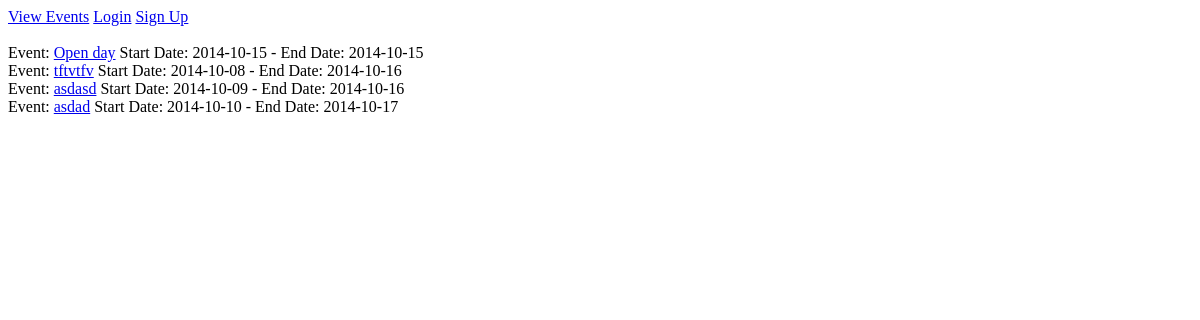
Page /home.php on the earlier database version.
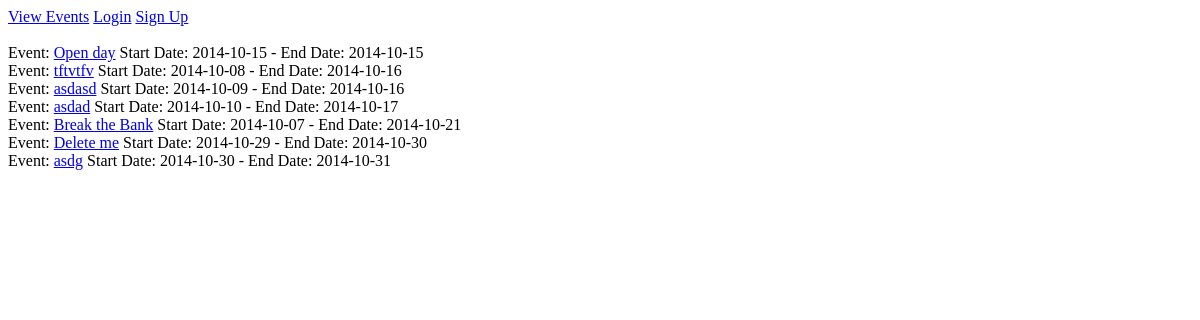
Same page on the later database version.
### tables this page shows
CREATE TABLE IF NOT EXISTS `event` (
  `eventID` int(10) NOT NULL AUTO_INCREMENT,
  `name` varchar(20) NOT NULL,
  `description` varchar(300) NOT NULL,
  `startDate` date NOT NULL,
  `endDate` date NOT NULL,
  `location` varchar(50) NOT NULL,
  `managerID` varchar(10) NOT NULL,
  `isActive` tinyint(1) NOT NULL DEFAULT '1',
  PRIMARY KEY (`eventID`),
  KEY `managerID` (`managerID`)
);

### controller/home.php (called while the page is built, shortened)
<?php
    include("model/db.php");
    include("model/home.php");
    include('view/home.php');
?>

### home.php (called while the page is built)
<?php
    include('controller/home.php');
?>

### model/home.php (called while the page is built)
<?php
        $sql = "SELECT * FROM event";
        $q = $bdd->query($sql);
?>

### view/home.php (the view, shortened to what this page needs)
<html>
	<head>
	</head>
	<body>
        <?php include('menu.php');
        echo "<br><br>";
        while($row = $q->fetch()){ if($row['isActive'] > 0){ ?>
        <div>
        Event: <a href="viewEvent.php?id=<?php echo($row['eventID']); ?>"><?php echo($row['name']); ?></a>
        Start Date: <?php echo($row['startDate']); ?> - End Date: <?php echo($row['endDate']); ?></div>
        <?php } }?>
	</body>
</html>

Differences in the rows shown:
added event: name "Break the Bank", startDate "2014-10-07", endDate "2014-10-21"
added event: name "Delete me", startDate "2014-10-29", endDate "2014-10-30"
added event: name "asdg", startDate "2014-10-30", endDate "2014-10-31"
